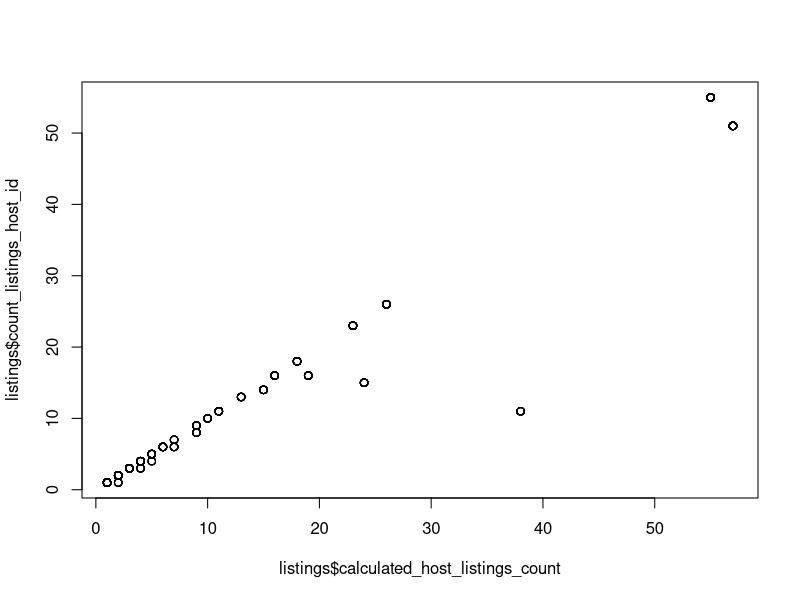
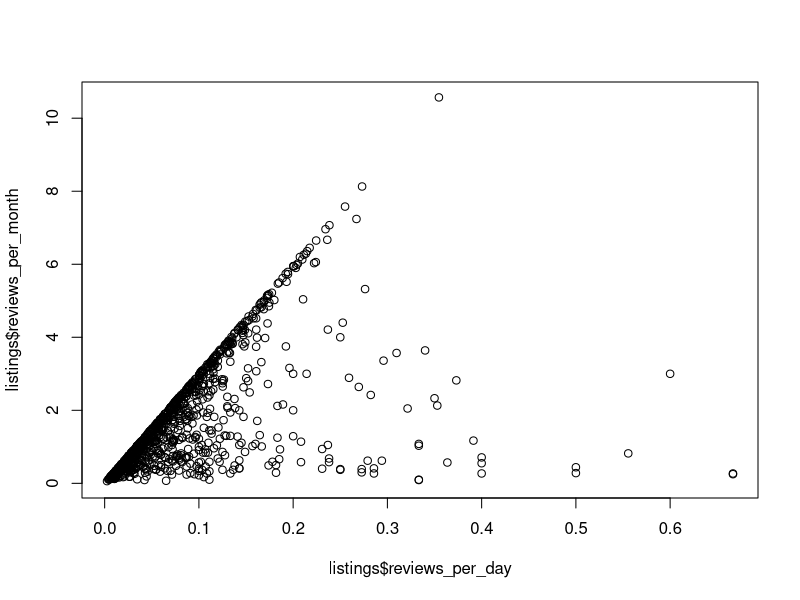
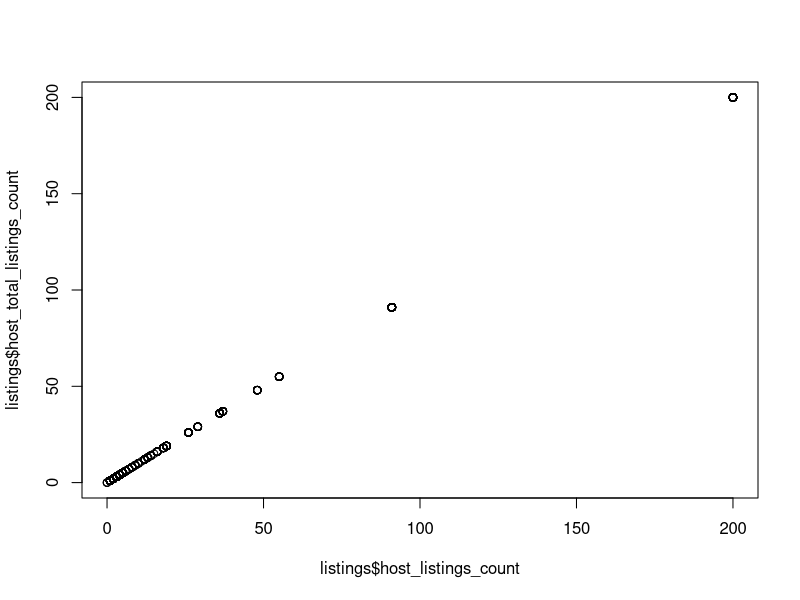
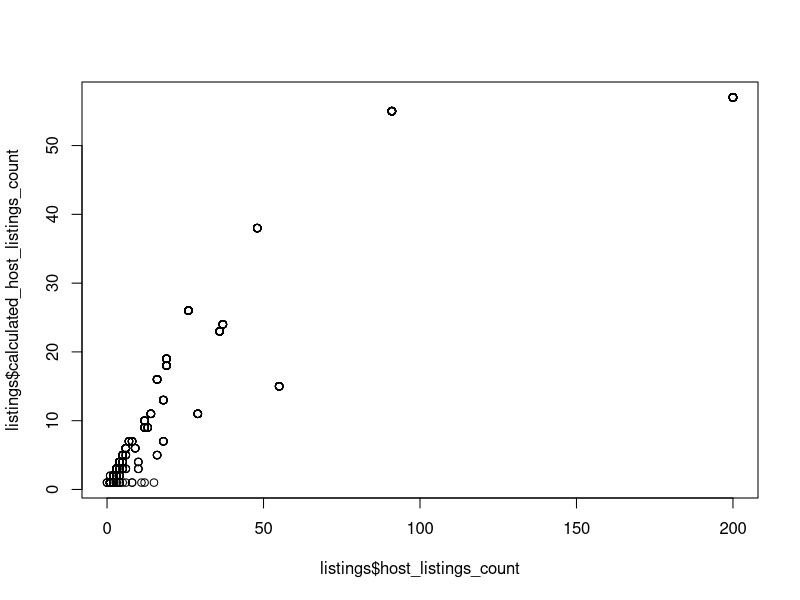
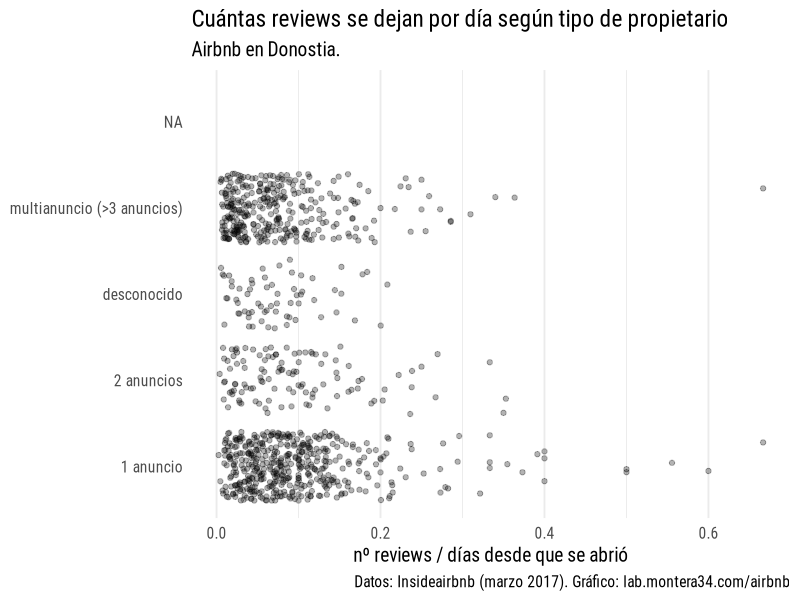
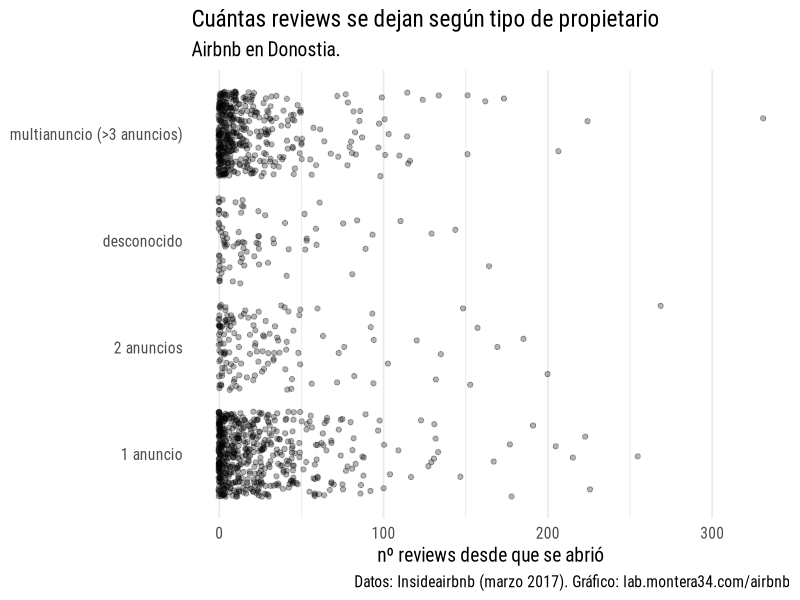
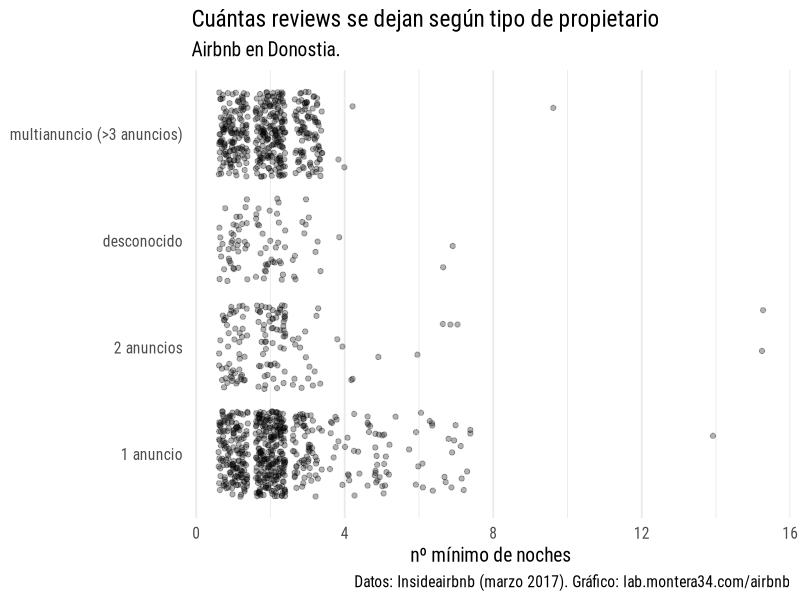
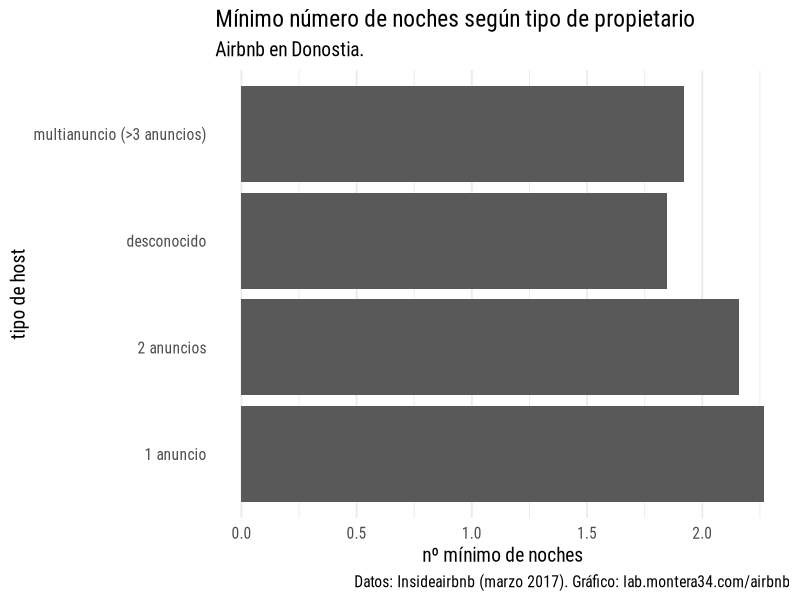

These figures' R source, in order:
# Este script clasifica los listings según su último y primer review, según el tipo de usuario que los posee 

library(gsubfn)
library(tidyverse)

location <- "Donostia"

# Load reviews and listings
listings  <- read.delim("data/listings_donostia_simple.csv",sep = ",")

superuser <- listings %>% summarise(host_id)

# Create date field for first and last review
listings$first_reviewx <- as.Date(listings$first_review, "%Y-%m-%d")
listings$last_reviewx <- as.Date(listings$last_review, "%Y-%m-%d")
# Calculate time the listing has been active
listings$time_active <- listings$last_reviewx - listings$first_reviewx
# Calculate reviews per day
listings$reviews_per_day <- listings$number_of_reviews / as.integer(listings$time_active)

# Create list of host_id by number of listings
list_hosts <- listings %>% 
  group_by(host_id) %>% 
  summarise(count_listings_host_id=n()) %>% arrange(-count_listings_host_id)

listings <- merge(listings,list_hosts,by="host_id")

plot(listings$calculated_host_listings_count,listings$count_listings_host_id)

# Classify listings by its host type:
listings$type_of_host <- "desconocido"
listings[listings$count_listings_host_id==1,]$type_of_host <- "1 anuncio"
listings[listings$count_listings_host_id==2,]$type_of_host <- "2 anuncios"
listings[listings$count_listings_host_id>3,]$type_of_host <- "multianuncio (>3 anuncios)"

table(listings$type_of_host)

# ----
png(filename="images/airbnb/superuser/puntos-airbnb-superuser-reviews-per-day-2017.png",width = 800,height = 600)
ggplot(listings[!listings$time_active==0,]) +
  geom_point(aes(type_of_host,reviews_per_day),position = "jitter", alpha=0.3)+
  coord_flip() +
  theme_minimal(base_family = "Roboto Condensed", base_size = 14) +
  theme(
    panel.grid.minor.y = element_blank(), panel.grid.major.y = element_blank()
  ) + 
  labs(title = "Cuántas reviews se dejan por día según tipo de propietario",
       subtitle = "Airbnb en Donostia.",
       y = "nº reviews / días desde que se abrió",
       x = NULL,
       caption = "Datos: Insideairbnb (marzo 2017). Gráfico: lab.montera34.com/airbnb") 
dev.off()

png(filename="images/airbnb/superuser/puntos-airbnb-superuser-reviews-2017.png",width = 800,height = 600)
ggplot(listings) +
  geom_point(aes(type_of_host,number_of_reviews),position = "jitter", alpha=0.3) +
  coord_flip()+
  theme_minimal(base_family = "Roboto Condensed", base_size = 14) +
  theme(
    panel.grid.minor.y = element_blank(), panel.grid.major.y = element_blank()
  ) + 
  labs(title = "Cuántas reviews se dejan según tipo de propietario",
       subtitle = "Airbnb en Donostia.",
       y = "nº reviews desde que se abrió",
       x = NULL,
       caption = "Datos: Insideairbnb (marzo 2017). Gráfico: lab.montera34.com/airbnb")
dev.off()

png(filename="images/airbnb/superuser/puntos-airbnb-superuser-mínimo-numero-noches-2017.png",width = 800,height = 600)
ggplot(listings) +
  geom_point(aes(type_of_host,minimum_nights),position = "jitter", alpha=0.3) +
  coord_flip()+
  theme_minimal(base_family = "Roboto Condensed", base_size = 14) +
  theme(
    panel.grid.minor.y = element_blank(), panel.grid.major.y = element_blank()
  ) + 
  labs(title = "Cuántas reviews se dejan según tipo de propietario",
       subtitle = "Airbnb en Donostia.",
       y = "nº mínimo de noches",
       x = NULL,
       caption = "Datos: Insideairbnb (marzo 2017). Gráfico: lab.montera34.com/airbnb")
dev.off()


min_night <- listings %>% group_by(type_of_host) %>% summarise(media=mean(minimum_nights))

png(filename="images/airbnb/superuser/puntos-airbnb-tipo-usuario-mínimo-numero-noches-medias-2017.png",width = 800,height = 600)
ggplot(min_night,aes(x=type_of_host,y=media)) +
  geom_bar(stat="identity") +
  coord_flip()+
  theme_minimal(base_family = "Roboto Condensed", base_size = 14) +
  theme(
    panel.grid.minor.y = element_blank(), panel.grid.major.y = element_blank()
  ) + 
  labs(title = "Mínimo número de noches según tipo de propietario",
       subtitle = "Airbnb en Donostia.",
       y = "nº mínimo de noches",
       x = "tipo de host",
       caption = "Datos: Insideairbnb (marzo 2017). Gráfico: lab.montera34.com/airbnb")
dev.off()

# why this not give a 45 degree line??? TODO: Ask Murray
plot(listings$reviews_per_day,listings$reviews_per_month) #not ok
plot(listings$host_listings_count,listings$host_total_listings_count) #ok
plot(listings$host_listings_count,listings$calculated_host_listings_count) #not ok, what is calculated_host_listings_count
